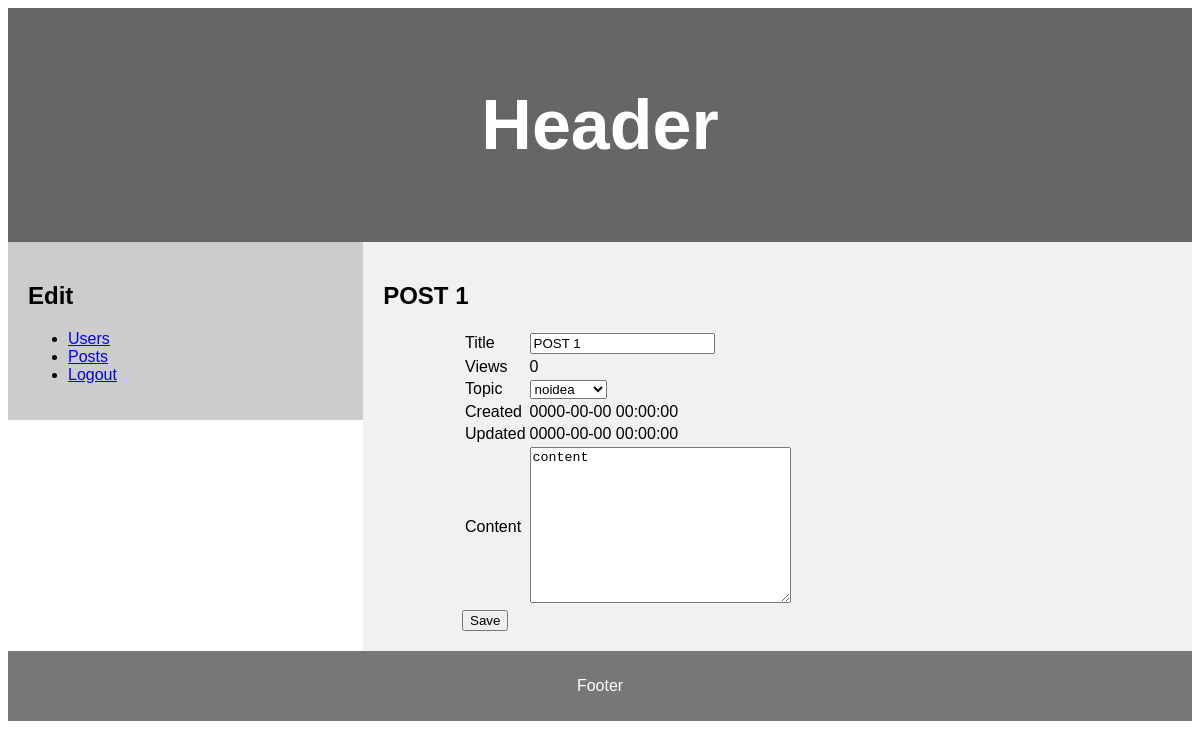
The page /admin/edit_post.php?pid=1 on the database as committed earlier.
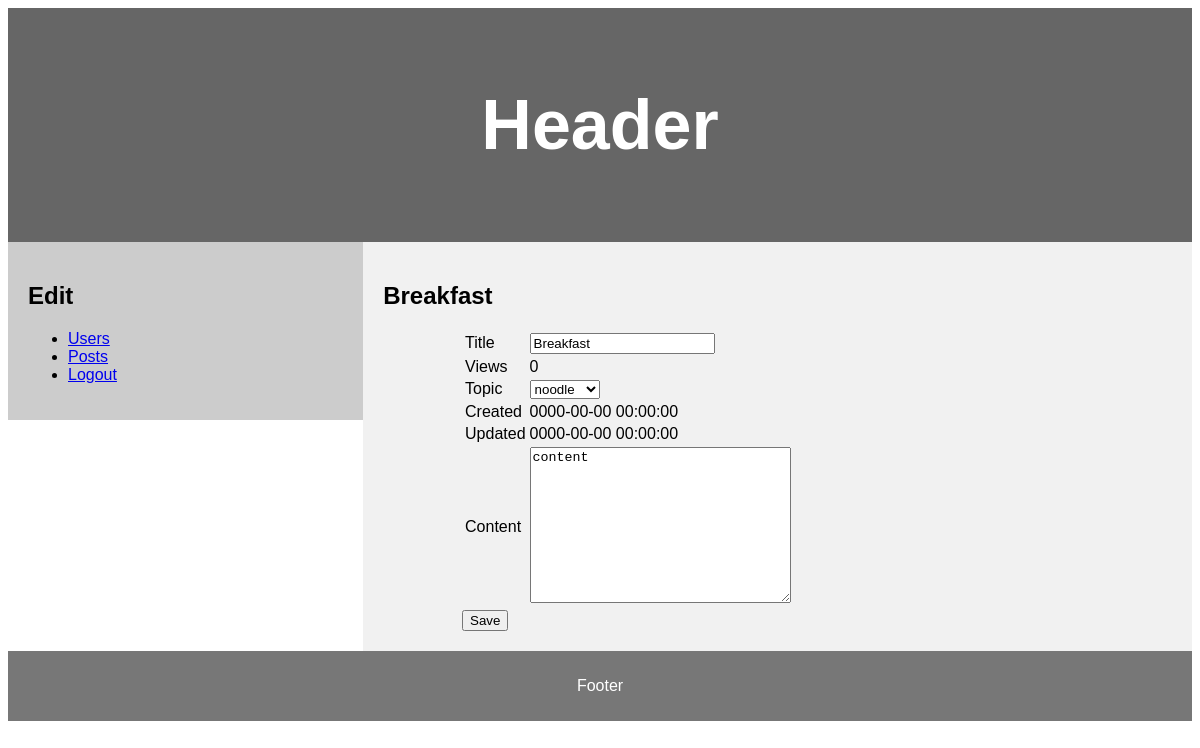
The same page on the database as committed later.
### tables this page shows
CREATE TABLE `posts`(
	`id` INT(11) NOT NULL AUTO_INCREMENT PRIMARY KEY,
	`uid` INTEGER NOT NULL,
	`tid` INTEGER NOT NULL,
	`title` VARCHAR(255) NOT NULL,
	`views` INT(11) NOT NULL DEFAULT '0',
	`content` TEXT NOT NULL,
	`created_at` TIMESTAMP NOT NULL DEFAULT CURRENT_TIMESTAMP ON UPDATE CURRENT_TIMESTAMP,
	`updated_at` TIMESTAMP NOT NULL DEFAULT '0000-00-00 00:00:00',
	FOREIGN KEY (`uid`) REFERENCES `users`(`id`)
		ON DELETE CASCADE
		ON UPDATE RESTRICT,
	FOREIGN KEY (`tid`) REFERENCES `topics`(`id`)
		ON DELETE CASCADE
		ON UPDATE RESTRICT
);

CREATE TABLE `topics` (
	`id` INT(11) NOT NULL AUTO_INCREMENT PRIMARY KEY,
	`topic` VARCHAR(255) NOT NULL
);

### DB/admin_functions.php (called while the page is built, shortened)
<?php
function getTopicById($tid)
{
    global $conn;
    $query = "SELECT * FROM topics WHERE id='$tid'";
    $result = mysqli_query($conn, $query);
    $topic = mysqli_fetch_assoc($result);
    return $topic;
}
function getPostById($pid)
{
    global $conn;
    $query = "SELECT * FROM posts WHERE id='$pid'";
    $result = mysqli_query($conn, $query);
    $post = mysqli_fetch_assoc($result);
    return $post;
}

### admin/edit_post.php (the view, shortened to what this page needs)
<?php require_once("../config.php"); ?>
<?php require_once(DB_PATH . "admin_functions.php"); ?>
<?php require_once(ROOT_PATH . "/includes/header.php"); ?>
<section>
    <?php include("includes/navbar.php"); ?>
    <article>
        <?php $post = getPostById($_GET['pid']); ?>
        <h2><?php echo $post["title"]; ?></h2>
        <form action="edit_post.php" method="post">
            <div style="width:80%; margin:0px auto;">
                <table>
                    <tr>
                        <td>Title</td>
                        <td><input type="text" name="title" value="<?php echo $post['title'] ?>"></td>
                    </tr>
                    <tr>
                        <td>Views</td>
                        <td><?php echo $post['views'] ?></td>
                    </tr>
                    <tr>
                        <td>Topic</td>
                        <td><select name="topic">
                                <option value="<?php echo $post['tid'] ?>" selected disabled>
                                    <?php echo getTopicById($post['tid'])['topic'] ?></option>
                            </select></td>
                    </tr>
                    <tr>
                        <td>Created</td>
                        <td><?php echo $post['created_at'] ?></td>
                    </tr>
                    <tr>
                        <td>Updated</td>
                        <td><?php echo $post['updated_at'] ?></td>
                    </tr>
                    <tr>
                        <td>Content</td>
                        <td><textarea name="content" cols="30" rows="10"><?php echo $post['content'] ?></textarea></td>
                    </tr>
                </table>
                <button type="submit" name="edit_post_btn">Save</button>
            </div>
        </form>
    </article>
</section>
<?php require_once(ROOT_PATH . "/includes/footer.php"); ?>

Rows that differ between the two databases and show on the page:
changed posts "content": title "POST 1" → "Breakfast"; topic "noidea" → "noodle"
